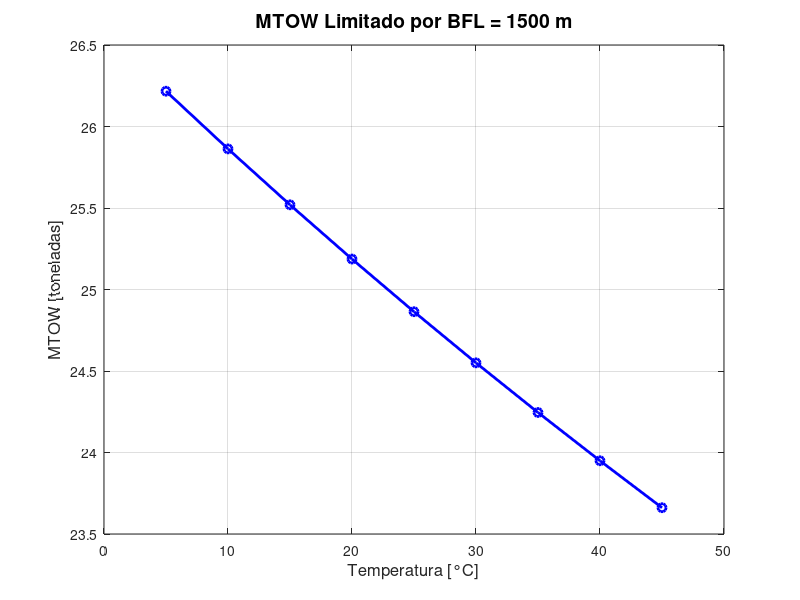

This chart was generated by the following MATLAB code: (Note: this script raises an error after producing the figure.)
%Trabalho Final - Desempenho
%Parte 5 - Análise de Decolagem com Pista Balanceada
%Exercício 1: Cálculo do MTOW Limitado por BFL
%Slides 1 a 16 - Aula Desempenho em Pista

%% DADOS DA AERONAVE
m_ref = 33100;          % Massa de referência da aeronave [kg]
S = 88;                 % Área da asa [m²]
g = 9.81;               % Aceleração da gravidade [m/s²]
T_max = 55600;          % Tração máxima dos 2 motores ao nível do mar [N]

%% PARÂMETROS DE DECOLAGEM (BFL)
u_r = 0.02;             % Coeficiente de atrito de rolamento (pista seca)
u_b = 0.35;             % Coeficiente de atrito de frenagem (pista seca)
CL0 = 0.3;              % Coef. de sustentação inicial (flapes abaixados)
CL_max = 2.5;           % Coef. de sustentação máximo (flapes abaixados)
CD0 = 0.03;             % Coef. de arrasto parasita
k = 0.07;               % Coef. de arrasto induzido

%% CONDIÇÕES ATMOSFÉRICAS ISA
T_ISA = 15;             % Temperatura ISA ao nível do mar [°C]
T_vec = (T_ISA-10):5:(T_ISA+30);  % Vetor de temperaturas: de ISA-10°C a ISA+30°C, em passos de 5°C

%% PRÉ-ALOCAÇÃO DE VETORES DE RESULTADOS
MTOW = zeros(size(T_vec)); % Vetor para armazenar MTOW em cada temperatura [kg]
V1 = zeros(size(T_vec));   % Vetor para armazenar velocidades V1 [m/s]

%% LOOP PRINCIPAL
for i = 1:length(T_vec)
    T = T_vec(i);  % Temperatura atual do loop [°C]
    
    % ----- 1. Cálculo da densidade do ar (lei dos gases ideais) -----
    rho = 1.225 * (288.15 / (T + 273.15));  % [kg/m³] (15°C ISA → 288.15 K)
    
    % ----- 2. Tração disponível (modelo empírico) -----
    T_available = T_max * (rho/1.225)^0.6;  % Tração reduz com densidade
    
    % ----- 3. Chutes iniciais para MTOW e V1 -----
    MTOW_guess = 30000;  % Valor inicial estimado [kg]
    V1_guess = 50;       % Valor inicial estimado [m/s]
    
    % ----- 4. Iteração para encontrar MTOW e V1 que satisfazem BFL = 1500 m -----
    for iter = 1:1000  % Número máximo de iterações
        % --- 4.1 Cálculo da velocidade de estol e decolagem ---
        V_stall = sqrt(2 * MTOW_guess * g / (rho * S * CL_max));  % Velocidade de estol [m/s]
        V_LOF = 1.1 * V_stall;  % Velocidade de decolagem (10% acima do estol)
        
        % --- 4.2 Cálculo da distância de decolagem (TOD) com 1 motor inoperante ---
        T_OEI = 0.5 * T_available;  % Tração com 1 motor (OEI: One Engine Inoperative)
        
        % Forças durante o rolamento:
        CL_ground = CL0;  % Coef. de sustentação no solo
        CD_ground = CD0 + k * CL_ground^2;  % Coef. de arrasto no solo
        D_avg = 0.5 * rho * V_LOF^2 * S * CD_ground;  % Arrasto médio [N]
        L_avg = 0.5 * rho * V_LOF^2 * S * CL_ground;   % Sustentação média [N]
        F_avg = T_OEI - D_avg - u_r*(MTOW_guess*g - L_avg);  % Força resultante [N]
        a_avg = F_avg / MTOW_guess;  % Aceleração média [m/s²]
        TOD = V_LOF^2 / (2 * a_avg);  % Distância de decolagem [m]
        
        % --- 4.3 Cálculo da distância de abortagem (ASD) ---
        t_reaction = 2;  % Tempo de reação do piloto [s]
        d_reaction = V1_guess * t_reaction;  % Distância percorrida durante reação [m]
        a_brake = u_b * g;  % Desaceleração durante frenagem [m/s²]
        d_brake = V1_guess^2 / (2 * a_brake);  % Distância de frenagem [m]
        ASD = d_reaction + d_brake;  % Distância total de abortagem [m]
        
        % --- 4.4 Verificação do BFL ---
        BFL = max(TOD, ASD);  % Pista balanceada: BFL = maior entre TOD e ASD
        
        % Critério de parada: BFL ≈ 1500 m (tolerância de 10 cm)
        if abs(BFL - 1500) < 0.1
            break;
        end
        
        % --- 4.5 Ajuste de MTOW e V1 ---
        if BFL > 1500
            % Reduz MTOW e V1 se BFL está muito longo
            MTOW_guess = MTOW_guess * 0.998;
            V1_guess = V1_guess * 0.998;
        else
            % Aumenta MTOW e V1 se BFL está muito curto
            MTOW_guess = MTOW_guess * 1.002;
            V1_guess = V1_guess * 1.002;
        end
    end
    
    % ----- 5. Armazena resultados -----
    MTOW(i) = MTOW_guess;
    V1(i) = V1_guess;
    
    % Exibe resultados para a temperatura atual
    fprintf('T = %2d°C: MTOW = %6.1f kg (%.1f t) | V1 = %.1f m/s | Iter = %d\n', ...
            T, MTOW(i), MTOW(i)/1000, V1(i), iter);
end

%% Gráficos
figure;
plot(T_vec, MTOW/1000, 'bo-', 'LineWidth', 2);  % MTOW em toneladas
xlabel('Temperatura [°C]', 'FontSize', 12);
ylabel('MTOW [toneladas]', 'FontSize', 12);
title('MTOW Limitado por BFL = 1500 m', 'FontSize', 14);
grid on;

% Adiciona linhas de referência
hold on;
yline(33.1, '--r', 'MTOW Referência (33.1 t)');  % Linha de referência da massa nominal
legend('MTOW Calculado', 'Referência', 'Location', 'SouthWest');